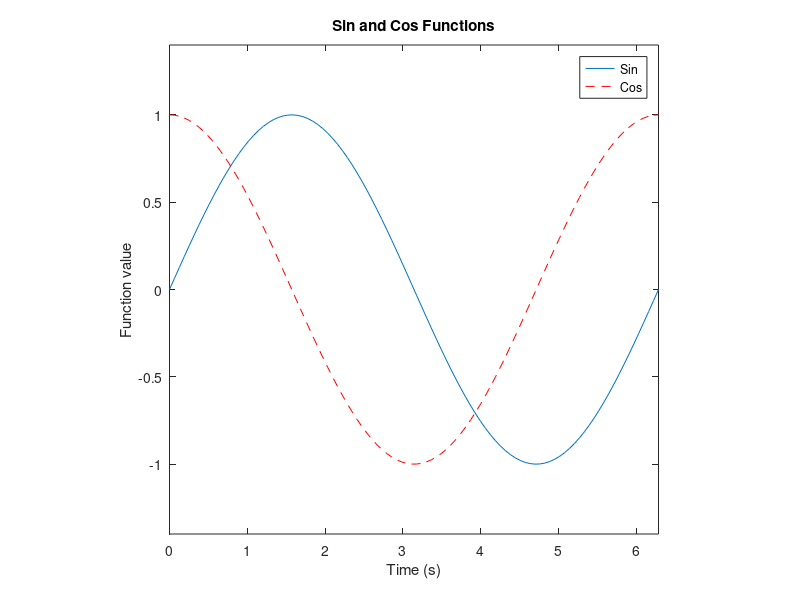

MATLAB code for this plot:
% Homework 1 - Plotting

x = linspace(0, 2*pi)

sinWave = sin(x);
cosWave = cos(x);

figure(1), clf
plot(x, sinWave)

hold on

plot(x, cosWave, 'r--')

legend('Sin', 'Cos')
xlabel('Time (s)')
ylabel('Function value')
xlim([0 2*pi]) 
ylim([-1.4 1.4])
axis square, title('Sin and Cos Functions')